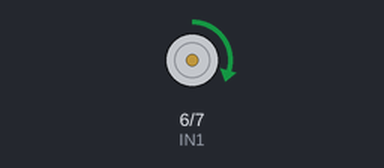
Bench run of a sketch on a simulated Arduino Uno, built with avr-gcc and run on an emulated ATmega328P. On the bench: motor-driver pin pairs drawn as motors (green arrow = first pin HIGH = forward, orange = second pin HIGH = backward, longer = more drive, scaled by the enable pin).

Above: at 5.5 s.
Timing chart, 0 to 8.0 s (numbered marks = the images above):
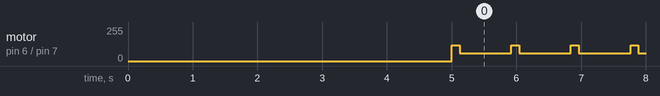

Measured:
- by itself, motor on pin 6 (IN1) / pin 7 (IN2): alternates forward 120/255 for 0.12 s and forward 60/255 for 0.80 s

The sketch:

extrusor_v2.ino
```cpp
/*
==================================================
EXTRUSOR PARA IMPRESSORA 3D
Arduino Uno dedicado ao motor do extrusor
Controle por L298N
==================================================

Ligação:

Arduino        L298N

D5 ---------- ENA (PWM)
D6 ---------- IN1
D7 ---------- IN2

Motor DC 12V -> OUT1 e OUT2
*/

// -----------------------------
#define ENA 5
#define IN1 6
#define IN2 7

// -----------------------------
// Ajustes

const int PWM_CONTINUO = 60;     // velocidade normal

const int PWM_PULSO = 120;       // força extra

const unsigned long TEMPO_PULSO = 120;      // duração do pulso

const unsigned long INTERVALO = 800;        // intervalo entre pulsos

// -----------------------------

unsigned long ultimoPulso = 0;

void setup() {

  pinMode(ENA, OUTPUT);
  pinMode(IN1, OUTPUT);
  pinMode(IN2, OUTPUT);

  pararMotor();

  // Aguarda 5 segundos
  delay(5000);

  iniciarExtrusao();
}

void loop() {

  // Mantém girando lentamente
  analogWrite(ENA, PWM_CONTINUO);

  unsigned long agora = millis();

  if (agora - ultimoPulso >= INTERVALO) {

    analogWrite(ENA, PWM_PULSO);

    delay(TEMPO_PULSO);

    analogWrite(ENA, PWM_CONTINUO);

    ultimoPulso = millis();
  }

}

// -----------------------------
void iniciarExtrusao() {

  digitalWrite(IN1, HIGH);
  digitalWrite(IN2, LOW);

  analogWrite(ENA, PWM_CONTINUO);
}

// -----------------------------
void pararMotor() {

  analogWrite(ENA, 0);

  digitalWrite(IN1, LOW);
  digitalWrite(IN2, LOW);
}
```
